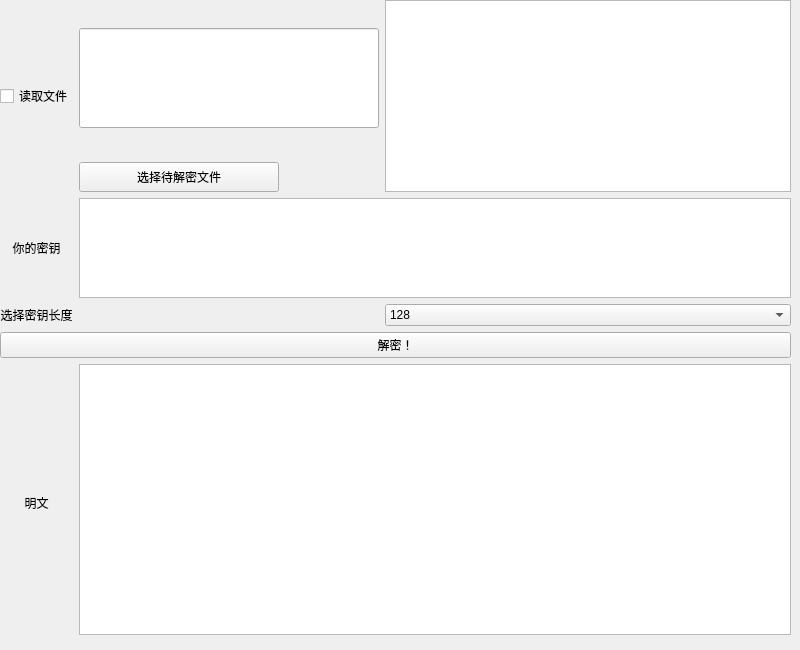
      <widget class="QWidget" name="page_9">
       <widget class="QWidget" name="gridLayoutWidget_3">
        <property name="geometry">
         <rect>
          <x>0</x>
          <y>0</y>
          <width>791</width>
          <height>641</height>
         </rect>
        </property>
        <layout class="QGridLayout" name="gridLayout_3">
         <item row="2" column="1">
          <widget class="QPushButton" name="pushButton_26">
           <property name="maximumSize">
            <size>
             <width>200</width>
             <height>30</height>
            </size>
           </property>
           <property name="layoutDirection">
            <enum>Qt::LeftToRight</enum>
           </property>
           <property name="text">
            <string>选择待解密文件</string>
           </property>
           <property name="checkable">
            <bool>false</bool>
           </property>
          </widget>
         </item>
         <item row="0" column="2" rowspan="3">
          <widget class="QPlainTextEdit" name="plainTextEdit_6">
           <property name="maximumSize">
            <size>
             <width>16777215</width>
             <height>300</height>
            </size>
           </property>
          </widget>
         </item>
         <item row="6" column="0" colspan="3">
          <widget class="QPushButton" name="pushButton_25">
           <property name="text">
            <string>解密！</string>
           </property>
          </widget>
         </item>
         <item row="4" column="1" colspan="2">
          <widget class="QPlainTextEdit" name="plainTextEdit_5">
           <property name="maximumSize">
            <size>
             <width>16777215</width>
             <height>100</height>
            </size>
           </property>
          </widget>
         </item>
         <item row="5" column="0">
          <widget class="QLabel" name="label_16">
           <property name="maximumSize">
            <size>
             <width>300</width>
             <height>16777215</height>
            </size>
           </property>
           <property name="text">
            <string>选择密钥长度</string>
           </property>
           <property name="alignment">
            <set>Qt::AlignCenter</set>
           </property>
          </widget>
         </item>
         <item row="5" column="2">
          <widget class="QComboBox" name="comboBox_3">
           <item>
            <property name="text">
             <string>128</string>
            </property>
           </item>
           <item>
            <property name="text">
             <string>192</string>
            </property>
           </item>
           <item>
            <property name="text">
             <string>256</string>
            </property>
           </item>
          </widget>
         </item>
         <item row="0" column="1" rowspan="2">
          <widget class="QLineEdit" name="lineEdit_3">
           <property name="maximumSize">
            <size>
             <width>300</width>
             <height>100</height>
            </size>
           </property>
          </widget>
         </item>
         <item row="0" column="0" rowspan="3">
          <widget class="QCheckBox" name="checkBox_6">
           <property name="text">
            <string>读取文件</string>
           </property>
          </widget>
         </item>
         <item row="7" column="0" rowspan="2">
          <widget class="QLabel" name="label_13">
           <property name="text">
            <string>明文</string>
           </property>
           <property name="alignment">
            <set>Qt::AlignCenter</set>
           </property>
          </widget>
         </item>
         <item row="4" column="0">
          <widget class="QLabel" name="label_15">
           <property name="text">
            <string>你的密钥</string>
           </property>
           <property name="alignment">
            <set>Qt::AlignCenter</set>
           </property>
          </widget>
         </item>
         <item row="7" column="1" colspan="2">
          <widget class="QTextEdit" name="textEdit_4"/>
         </item>
        </layout>
       </widget>
      </widget>
